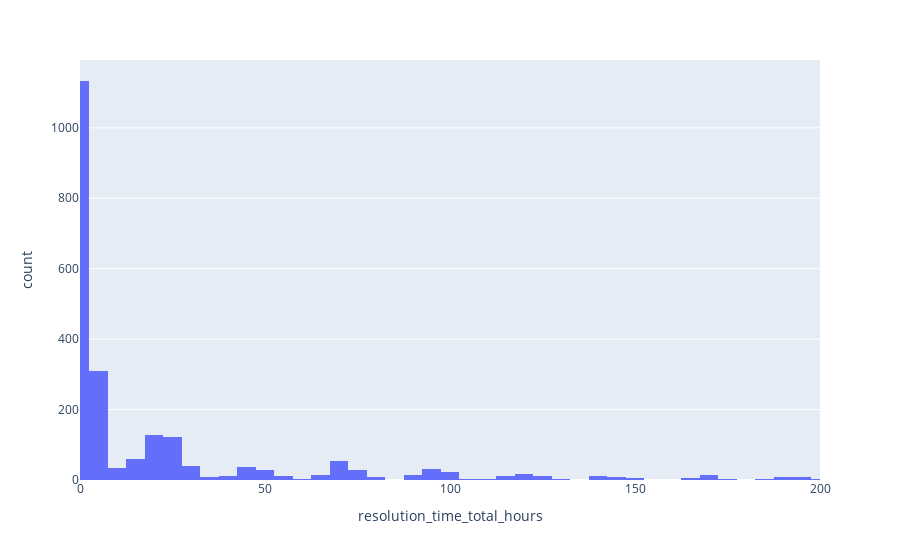

Write notebook code for a chart like this one.
### Code cell
# Histogram of INC resolved per hour
fig = px.histogram(df_main['resolution_time_total_hours'], x="resolution_time_total_hours", range_x=[0,200], nbins=300)
fig.show()

### Figure 1 — Plotly figure (JSON) as saved in the notebook; plotly's stock layout.template omitted (floating-point values rounded to 4 significant figures; data arrays with more than 128 entries replaced by an {"elided": "..."} marker saying what was removed)
{"data": [{"alignmentgroup": "True", "bingroup": "x", "hovertemplate": "resolution_time_total_hours=%{x}<br>count=%{y}<extra></extra>", "legendgroup": "", "marker": {"color": "#636efa"}, "name": "", "nbinsx": 300, "offsetgroup": "", "orientation": "v", "showlegend": false, "type": "histogram", "x": {"elided": "2263 float values"}, "xaxis": "x", "yaxis": "y"}], "layout": {"barmode": "relative", "legend": {"tracegroupgap": 0}, "margin": {"t": 60}, "xaxis": {"anchor": "y", "domain": [0, 1], "range": [0, 200], "title": {"text": "resolution_time_total_hours"}}, "yaxis": {"anchor": "x", "domain": [0, 1], "title": {"text": "count"}}}}
